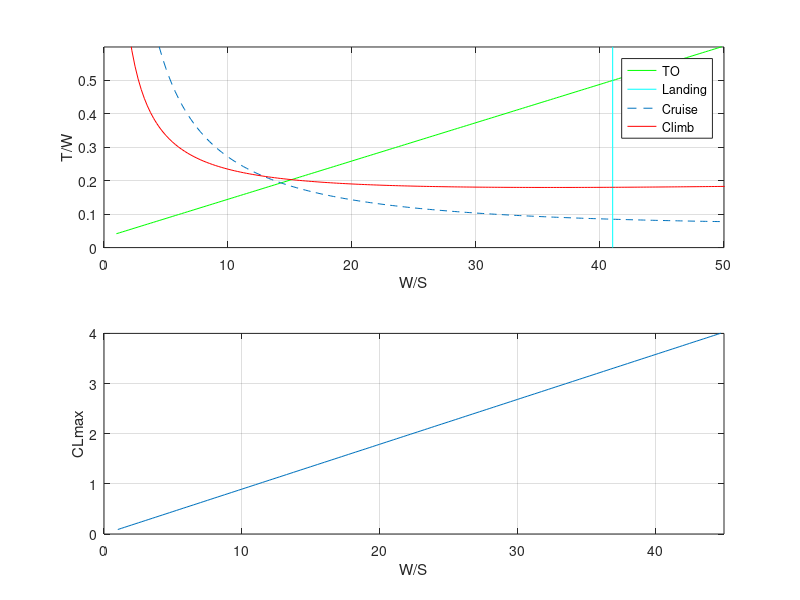

MATLAB code for this plot:
% Constraint Analysis
% All units in lb, ft, s, lbf

clc
clear
close all

%% Constants

gw = 3993; %1625kg - Gross weight
g = 32.174; %Gravitational Constant ft/s^2

d_20000 = 12.67e-4; %Density at 20000ft
d_15000 = 14.96e-4; %Density at 15000ft
d_sl = 23.77e-4; %Density at sea level

CDmin = 0.02; %from historical data

AR = 10; %Aspect Ratio
%e = 0.810; %Oswald's factor
e = 1.78 * (1 - (0.045 * (AR^0.68))) - 0.64;
k = 1 / (pi*e*AR);

v_s = 97; %Stall speed ft/s
v_kn = 250; %Cruise velocity in KTAS
v_cr = v_kn * 1.68781; %Cruise velocity in ft/s

w_s = 1:0.25:50.75; %Wing loading assumptions for plotting graph

wl_g = 28 * 4;

CLmx = 2.6;

%% CLmax 

q_s = 0.5 * d_sl * v_s^2; %Dynamic pressure on stall

for i = 1:200
    CLmax(i) = w_s(i) / q_s;
end

CL_max = CLmax(wl_g); %CL max
wing_loading = w_s(wl_g);
S = gw / wing_loading; %Wing Area
b = sqrt(S*AR); %Wing span

subplot(2, 1, 2)
plot(w_s, CLmax)
grid on;
xlabel('W/S');
ylabel('CLmax');
axis([0, 45, 0, 4])

%% Takeoff Requirement

v_to = 1.2 * v_s; %Take off velocity
CL_to = CLmx / 1.21;
sig = 1; %Density ratio
q_to = 0.5 * d_sl * sig * (v_to/sqrt(2))^2; %Take off dynamic pressure
k1 = 0.85; %avg acceleration factor
nu = 0.03; %Ground Friction Coeff
Sg = 900; %Ground Run

for i = 1:200
    t_w(i) = (1.44*w_s(i) / (Sg*k1*g*d_sl*CL_to)) + nu;
end
tw_to = t_w(wl_g);
t_to = tw_to * gw; %Min thrust required to take off
S_to = Sg * 1.66;
subplot(2, 1, 1)
plot(w_s, t_w, 'g')
hold on;
grid on;

%% Landing Requirement

CL_mxl = CL_to / 0.8;
a = 0:0.1:1; %Random Variable to plot constant wing loading
w_app = 1;

w_s_land = 0.3 * g * 0.75 * 1500 * CL_mxl * d_sl / (1.69 * w_app);
w_s_land = w_s_land * ones(1, length(a));

subplot(2,1,1)
plot(w_s_land, a, 'c')

%% Cruise Requirement

q_cr = 0.5 * d_15000 * v_cr^2; %Cruise dynamic pressure
w_cr = 1;
del_cr = 0.65;

for i = 1:200
    t_w(i) = ((CDmin*q_cr)/w_s(i)) + (k*w_cr^2*w_s(i)/(q_cr*del_cr));
end

tw_cr = t_w(wl_g);
t_cruise = t_w(wl_g) * gw; %Min thrust required to cruise
subplot(2, 1, 1)
plot(w_s, t_w, '--')

%% Climb Requirement

%climb_angle = 7; %degrees
%CLmax = 2.7;
roc = 28.33; %Rate of climb in ft/s
v_roc = roc / sind(7); %Airspeed on climb
q_roc = 0.5 * (d_sl+d_15000)/2 * v_roc^2; %Climb dynamic pressure
w_climb = 1;

%for i=1:200
%    t_w(i) = sind(climb_angle) + 1/(0.8*CLmax/CDmin);
%end

for i=1:200
    t_w(i) = (roc/v_roc) + (q_roc*CDmin/w_s(i)) + (k*w_s(i)/q_roc);
end

tw_climb = t_w(wl_g);
t_climb = t_w(wl_g) * gw * w_climb; %Min thrust required during climb
subplot(2, 1, 1)
plot(w_s, t_w, 'r')

xlabel('W/S');
ylabel('T/W');
legend('TO', 'Landing', 'Cruise', 'Climb');
axis([0, 50, 0, .6])

%% Constant Calculation

L_D = 0.5 * sqrt(1/(k*CDmin)); %Aerodynamic Efficiency

c = b/AR/3.281; %Approximate chord length in meters